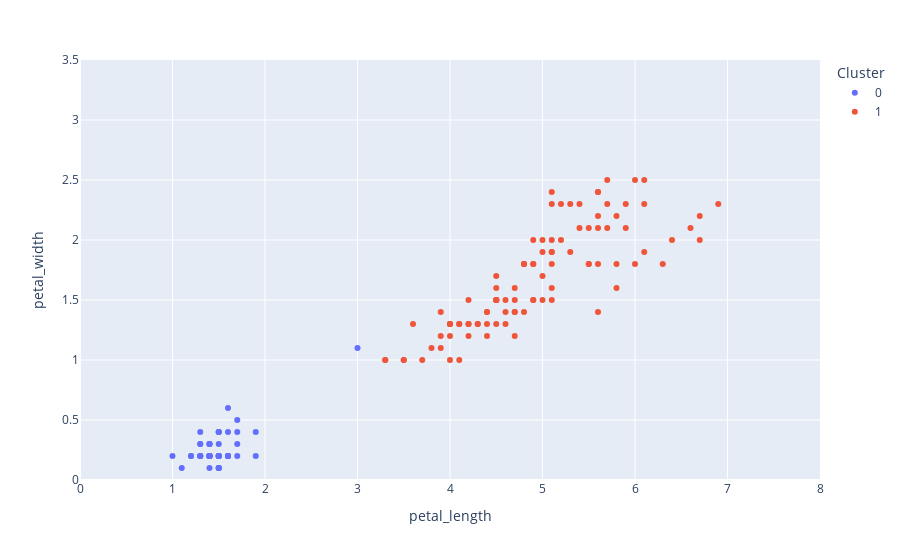

Notebook code for this chart:
### Code cell
iris_petal["Cluster"] = iris_petal["Cluster"].astype("category")

fig = px.scatter(iris_petal, 
                 x = "petal_length", 
                 y = "petal_width", 
                 color = "Cluster"
                )
fig.update_xaxes(range=[0, 8])
fig.update_yaxes(range=[0, 3.5])

fig.show()

### Figure 1 — Plotly figure (JSON) as saved in the notebook; plotly's stock layout.template omitted (floating-point values rounded to 4 significant figures)
{"data": [{"hovertemplate": "Cluster=0<br>petal_length=%{x}<br>petal_width=%{y}<extra></extra>", "legendgroup": "0", "marker": {"color": "#636efa", "symbol": "circle"}, "mode": "markers", "name": "0", "orientation": "v", "showlegend": true, "type": "scatter", "x": [1.4, 1.4, 1.3, 1.5, 1.4, 1.7, 1.4, 1.5, 1.4, 1.5, 1.5, 1.6, 1.4, 1.1, 1.2, 1.5, 1.3, 1.4, 1.7, 1.5, 1.7, 1.5, 1, 1.7, 1.9, 1.6, 1.6, 1.5, 1.4, 1.6, 1.6, 1.5, 1.5, 1.4, 1.5, 1.2, 1.3, 1.5, 1.3, 1.5, 1.3, 1.3, 1.3, 1.6, 1.9, 1.4, 1.6, 1.4, 1.5, 1.4, 3], "xaxis": "x", "y": [0.2, 0.2, 0.2, 0.2, 0.2, 0.4, 0.3, 0.2, 0.2, 0.1, 0.2, 0.2, 0.1, 0.1, 0.2, 0.4, 0.4, 0.3, 0.3, 0.3, 0.2, 0.4, 0.2, 0.5, 0.2, 0.2, 0.4, 0.2, 0.2, 0.2, 0.2, 0.4, 0.1, 0.2, 0.1, 0.2, 0.2, 0.1, 0.2, 0.2, 0.3, 0.3, 0.2, 0.6, 0.4, 0.3, 0.2, 0.2, 0.2, 0.2, 1.1], "yaxis": "y"}, {"hovertemplate": "Cluster=1<br>petal_length=%{x}<br>petal_width=%{y}<extra></extra>", "legendgroup": "1", "marker": {"color": "#EF553B", "symbol": "circle"}, "mode": "markers", "name": "1", "orientation": "v", "showlegend": true, "type": "scatter", "x": [4.7, 4.5, 4.9, 4, 4.6, 4.5, 4.7, 3.3, 4.6, 3.9, 3.5, 4.2, 4, 4.7, 3.6, 4.4, 4.5, 4.1, 4.5, 3.9, 4.8, 4, 4.9, 4.7, 4.3, 4.4, 4.8, 5, 4.5, 3.5, 3.8, 3.7, 3.9, 5.1, 4.5, 4.5, 4.7, 4.4, 4.1, 4, 4.4, 4.6, 4, 3.3, 4.2, 4.2, 4.2, 4.3, 4.1, 6, 5.1, 5.9, 5.6, 5.8, 6.6, 4.5, 6.3, 5.8, 6.1, 5.1, 5.3, 5.5, 5, 5.1, 5.3, 5.5, 6.7, 6.9, 5, 5.7, 4.9, 6.7, 4.9, 5.7, 6, 4.8, 4.9, 5.6, 5.8, 6.1, 6.4, 5.6, 5.1, 5.6, 6.1, 5.6, 5.5, 4.8, 5.4, 5.6, 5.1, 5.1, 5.9, 5.7, 5.2, 5, 5.2, 5.4, 5.1], "xaxis": "x", "y": [1.4, 1.5, 1.5, 1.3, 1.5, 1.3, 1.6, 1, 1.3, 1.4, 1, 1.5, 1, 1.4, 1.3, 1.4, 1.5, 1, 1.5, 1.1, 1.8, 1.3, 1.5, 1.2, 1.3, 1.4, 1.4, 1.7, 1.5, 1, 1.1, 1, 1.2, 1.6, 1.5, 1.6, 1.5, 1.3, 1.3, 1.3, 1.2, 1.4, 1.2, 1, 1.3, 1.2, 1.3, 1.3, 1.3, 2.5, 1.9, 2.1, 1.8, 2.2, 2.1, 1.7, 1.8, 1.8, 2.5, 2, 1.9, 2.1, 2, 2.4, 2.3, 1.8, 2.2, 2.3, 1.5, 2.3, 2, 2, 1.8, 2.1, 1.8, 1.8, 1.8, 2.1, 1.6, 1.9, 2, 2.2, 1.5, 1.4, 2.3, 2.4, 1.8, 1.8, 2.1, 2.4, 2.3, 1.9, 2.3, 2.5, 2.3, 1.9, 2, 2.3, 1.8], "yaxis": "y"}], "layout": {"legend": {"title": {"text": "Cluster"}, "tracegroupgap": 0}, "margin": {"t": 60}, "xaxis": {"anchor": "y", "domain": [0, 1], "range": [0, 8], "title": {"text": "petal_length"}}, "yaxis": {"anchor": "x", "domain": [0, 1], "range": [0, 3.5], "title": {"text": "petal_width"}}}}
